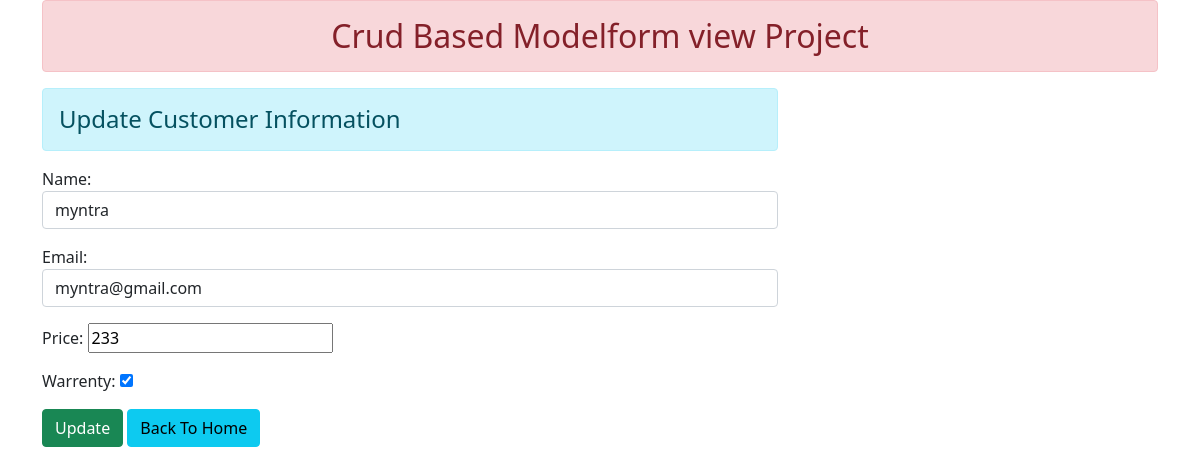
The page /32/ on the database its author committed.
### enroll/models.py (models this page shows)
class User(models.Model):
    name = models.CharField(max_length=30)
    email = models.EmailField(max_length=25)
    price = models.BigIntegerField(max_length=10)
    warrenty = models.BooleanField(max_length=1)

### enroll/views.py (the view)
def update_data(request,id):
    if request.method=='POST':
        pi=User.objects.get(pk=id)
        fm=StudentRegistration(request.POST,instance=pi)
        if fm.is_valid():
            fm.save()
    else:
        pi=User.objects.get(pk=id)
        fm=StudentRegistration(instance=pi)
    return render(request,'enroll/updatestudent.html',{'form':fm})

### enroll/forms.py
class StudentRegistration(forms.ModelForm):
    class  Meta:
     model = User
     fields = ['name', 'email', 'price', 'warrenty']
     widgets={
         'name':forms.TextInput(attrs={'class':'form-control'}),
         'email':forms.EmailInput(attrs={'class':'form-control'}),
     }

### enroll/templates/enroll/updatestudent.html
{% extends 'enroll/base.html' %}{% block content %}
<div class="row">
    <div class="col-sm-8">
        <h4 class="alert alert-info"> Update Customer Information</h4>
        <form action="" method="POST">
            {% csrf_token %} {{form.as_p}}
            <button type="submit" value="update" class=" btn btn-success ">Update</button>
            <a href="{% url 'addandshow' %}" class=" btn btn-info ">Back To Home</a>
        </form>
    </div>
    <div> {% endblock content %}

### rows shown on the page
User: name "myntra", email "myntra@gmail.com", price "233", warrenty "☑"
